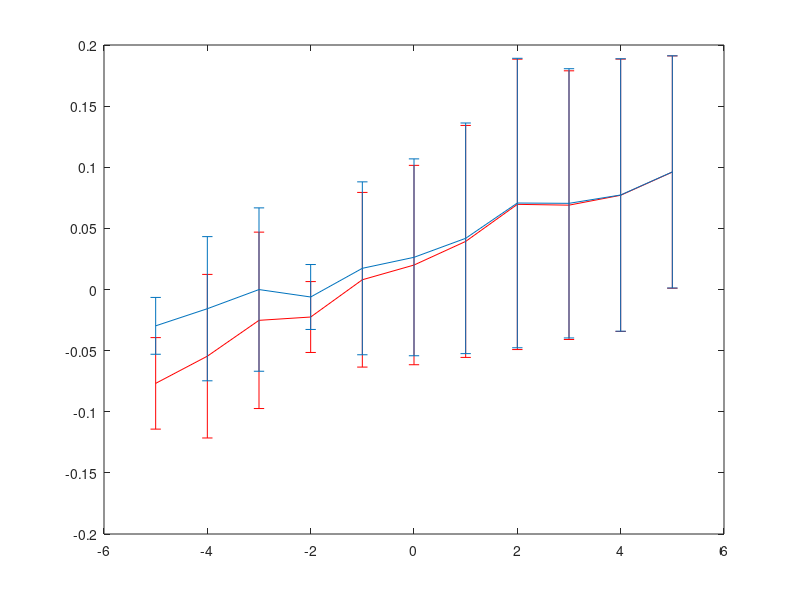
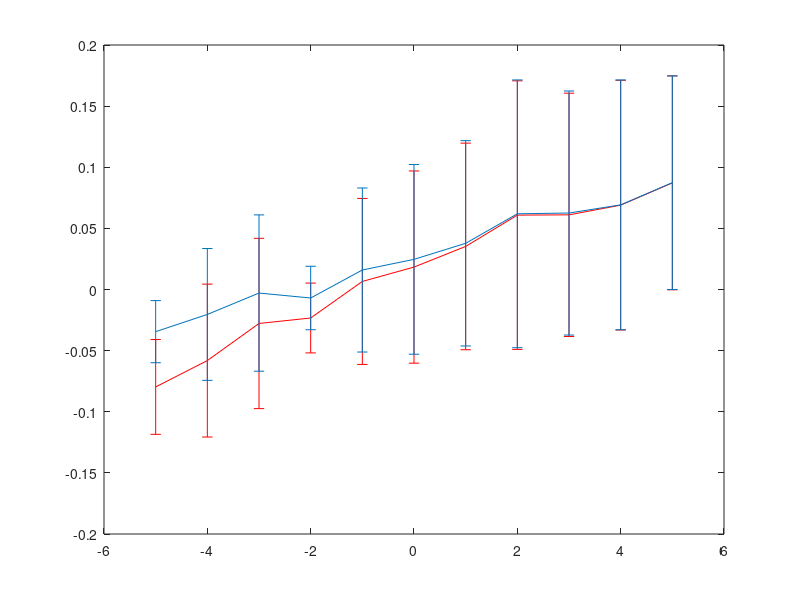

Here is the MATLAB script that generated these plots, in order:
clear all;
N=2;
n=1;
if N==2
load('resultadosBCJR_SNR.mat');
BERBCJR=BER;
ADERBCJR=pOnOff;
end
load('resultadosFBs_SNR.mat');
BERFB=BER;
ADERFB=pOnOff;

load('resultadosMIMO_SNR.mat');


SNRvec=-5:5;
ber=zeros(length(SNRvec),1);
mse=zeros(length(SNRvec),1);
ader=zeros(length(SNRvec),1);
dep=zeros(length(SNRvec),1);
udep=zeros(length(SNRvec),1);

l=0;
for L=SNRvec
    l=l+1;
    idxA=1:100;%find(Nfin(l,n,:)==N);%find(Nfin(l,n,:)==N & Mfin(l,n,:)==1);
    ber(l)=sum(BER(l,n,idxA)-BERFB(l,n,idxA))/length(idxA);
    e(l)=std(BER(l,n,idxA)-BERFB(l,n,idxA));
    
    mse(l)=sum(MSE(l,n,idxA))/(length(idxA)*L);
    ader(l)=sum(pOnOff(l,n,idxA)-ADERFB(l,n,idxA))/length(idxA);
    eAder(l)=std(pOnOff(l,n,idxA)-ADERFB(l,n,idxA));
    dep(l)=1-sum(Mfin(l,n,:) & Nfin(l,n,:)==N)/100;
    udep(l)=1-sum(Nfin(l,n,:)==N)/100;
    
    if N==2
        ber2(l)=sum(BER(l,n,idxA)-BERBCJR(l,n,idxA))/length(idxA);
        e2(l)=std(BER(l,n,idxA)-BERBCJR(l,n,idxA));
        ader2(l)=sum(pOnOff(l,n,idxA)-ADERBCJR(l,n,idxA))/length(idxA);
        eAder2(l)=std(pOnOff(l,n,idxA)-ADERBCJR(l,n,idxA));
    end
    
    
end

errorbar(SNRvec,ber,e,'r');
if N==2
hold on, errorbar(SNRvec,ber2,e2);
end
figure,errorbar(SNRvec,ader,eAder,'r');
if N==2
hold on, errorbar(SNRvec,ader2,eAder2);
end
